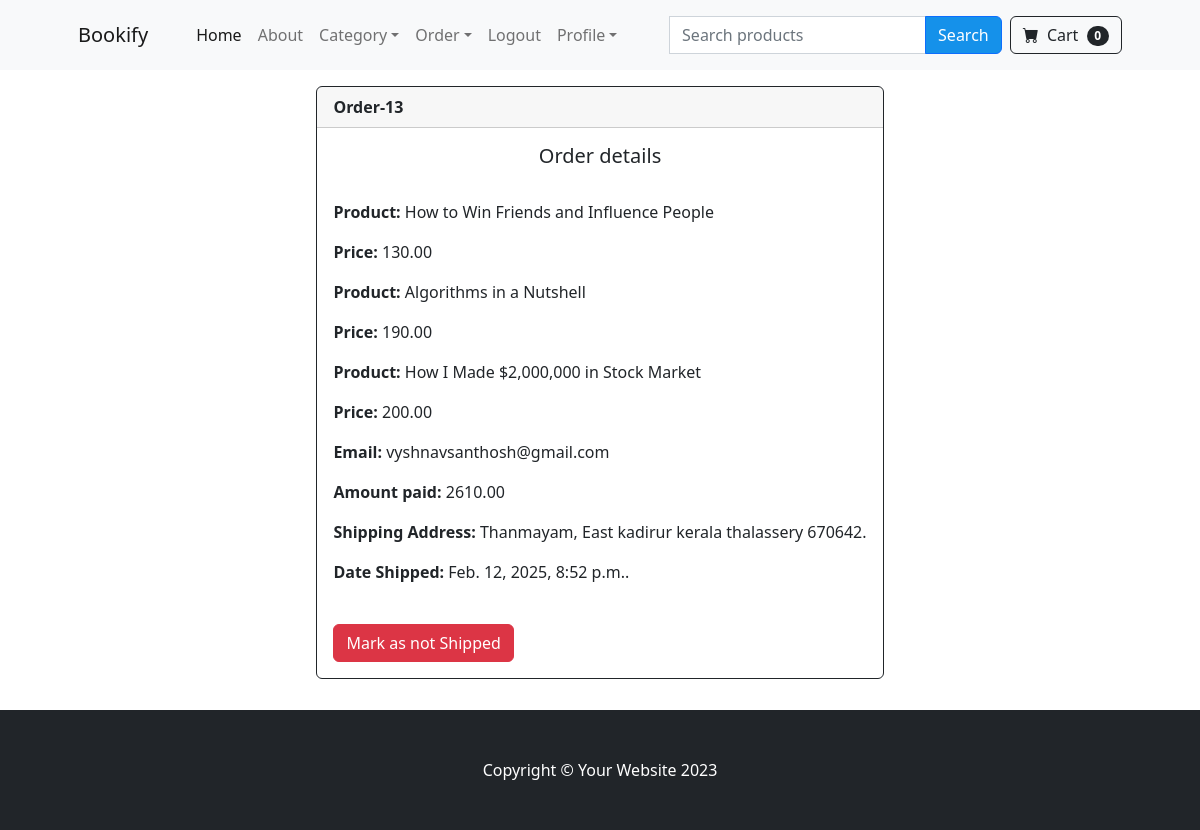
Screenshot of /payment/order_details/13 (signed in) with the database file from the repository.
### payment/models.py (models this page shows, shortened)
class Order(models.Model):
    user = models.ForeignKey(User, on_delete=models.CASCADE)
    fullname = models.CharField(max_length=100)
    email = models.CharField(max_length=100)
    shipping_address = models.TextField()
    amount_paid = models.DecimalField(decimal_places=2, max_digits=10)
    date_ordered = models.DateTimeField(auto_now_add=True)
    shipped = models.BooleanField(default=False)
    date_shipped = models.DateTimeField(null=True, blank=True)

class OrderItem(models.Model):
    order = models.ForeignKey(Order, on_delete=models.CASCADE)
    product = models.ForeignKey(Product, on_delete=models.CASCADE)
    user = models.ForeignKey(User, on_delete=models.CASCADE)
    quantity = models.PositiveIntegerField(default=1)
    price = models.DecimalField(decimal_places=2, max_digits=10)
    date_added = models.DateTimeField(auto_now_add=True)

### store/models.py (models this page shows)
class Product(models.Model):
    name = models.CharField(max_length=50)
    description = models.TextField(blank = True, null = True)
    price = models.DecimalField(default = 0, decimal_places = 2, max_digits=9)
    category = models.ForeignKey(Category, on_delete=models.CASCADE, default=1)
    image = models.ImageField(upload_to='uploads/product/')
    is_sale = models.BooleanField(default=False)
    sale_price = models.DecimalField(max_digits=9, decimal_places=2, default=0, null = True)
    def __str__(self):
        return self.name

### payment/views.py (the view, shortened to what this page needs)
# urls.py: path('order_details/<int:pk>', views.order_details , name = 'order_details'),
def order_details(request,pk):
    if request.user.is_authenticated and request.user.is_superuser:
        orders = Order.objects.get(id = pk)
        items= OrderItem.objects.filter(order = orders)
        print(items.count())
        return render(request, 'payment/order_details.html', {'orders': orders, 'items': items})
    else:
        messages.error(request, 'Access denied.')
        return redirect('home')

### cart/cart.py (called while the page is built)
    def __len__(self):
        return len(self.cart)

### cart/context_processors.py (called while the page is built)
def cart(request):
    return {'cart': Cart(request)}

### payment/templates/payment/order_details.html (shortened to what this page needs)
{% extends "base.html" %}
{% load static %}
{% block content %}
<div class="container" style='height: 80vh;width: 100vw;display: flex;justify-content: center;align-items: center'>
    <div class="card border-dark mb-3" style="min-width: 18rem;">
        <div class="card-header"><strong>Order-{{ orders.id }} </strong></div>
        <div class="card-body">
            <center>
          <h5 class="card-title">Order details</h5></center>
          <br>
          {% for item in items  %}
          <p class="card-text"><strong>Product:</strong> {{ item.product }} </p>
          <p class="card-text"><strong>Price:</strong> {{ item.price }} </p>
          {% endfor %}
          <p class="card-text"><strong>Email:</strong> {{ orders.email }} </p>
          <p class="card-text"><strong>Amount paid:</strong> {{ orders.amount_paid }} </p>
          <p class="card-text"><strong>Shipping Address:</strong> {{ orders.shipping_address }}.</p>
          <p class="card-text"><strong>Date Shipped:</strong> {{ orders.date_shipped }}.</p>
          <br>
          <form method="POST">
            {% if orders.shipped %}
            <button class='btn btn-danger' type="submit">Mark as not Shipped</button>
            {% else %}
            <input type="hidden" name='shipping_status' value='true'>
            <button class='btn btn-success' type="submit">Mark as Shipped</button>
            {% endif %}
          </form>
        </div>
    </div>
</div>
{% endblock %}

### rows the page displays
Order: id "13", email "vyshnavsanthosh@gmail.com", amount_paid "2610.00", shipping_address "Thanmayam, East kadirur kerala thalassery 670642", date_shipped "Feb. 12, 2025, 8:52 p.m."
OrderItem: product "How to Win Friends and Influence People", price "130.00"
OrderItem: product "Algorithms in a Nutshell", price "190.00"
OrderItem: product "How I Made $2,000,000 in Stock Market", price "200.00"

### other values shown
{{ cart|length }} "0"
